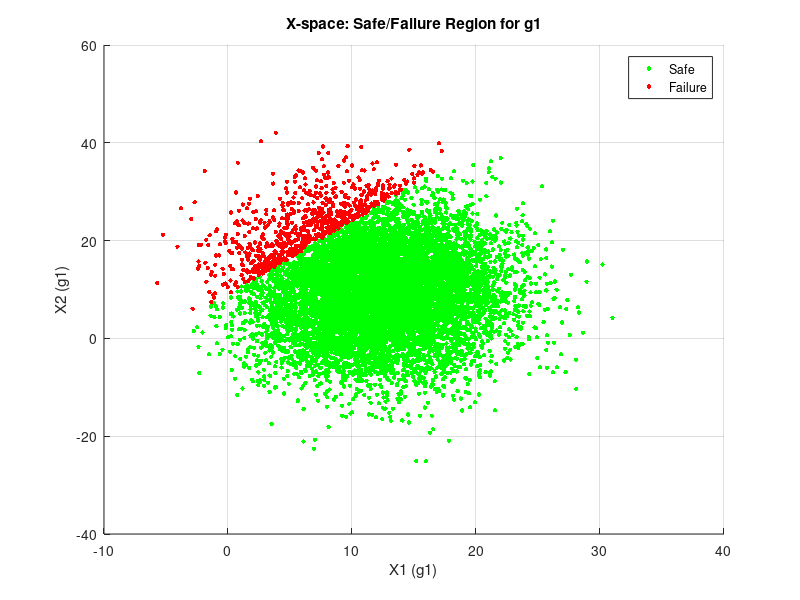
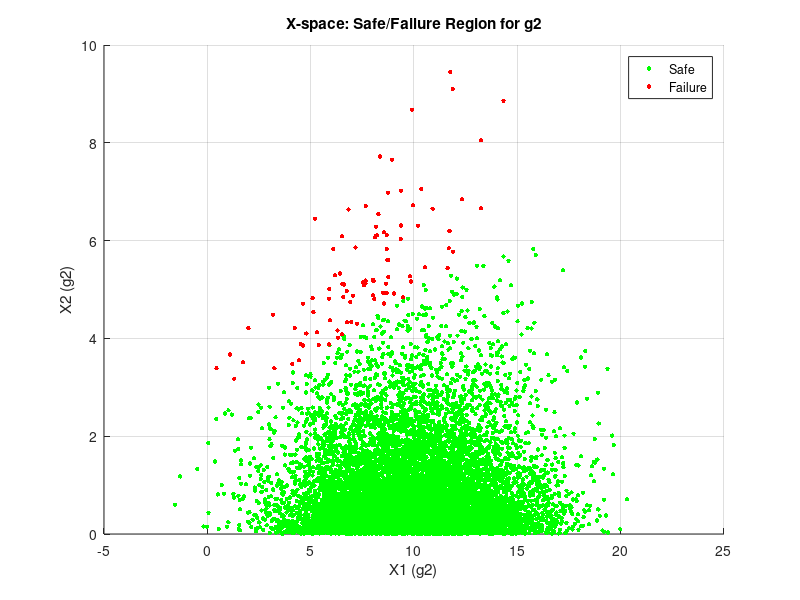
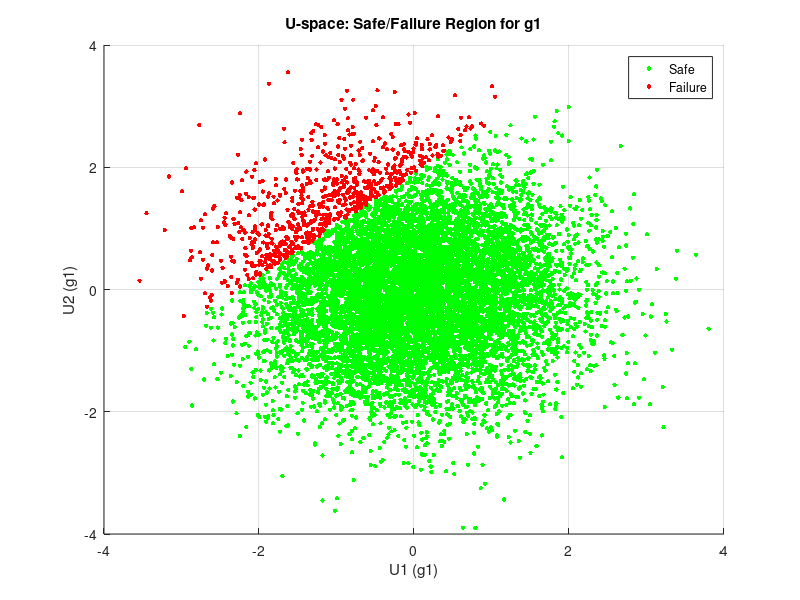
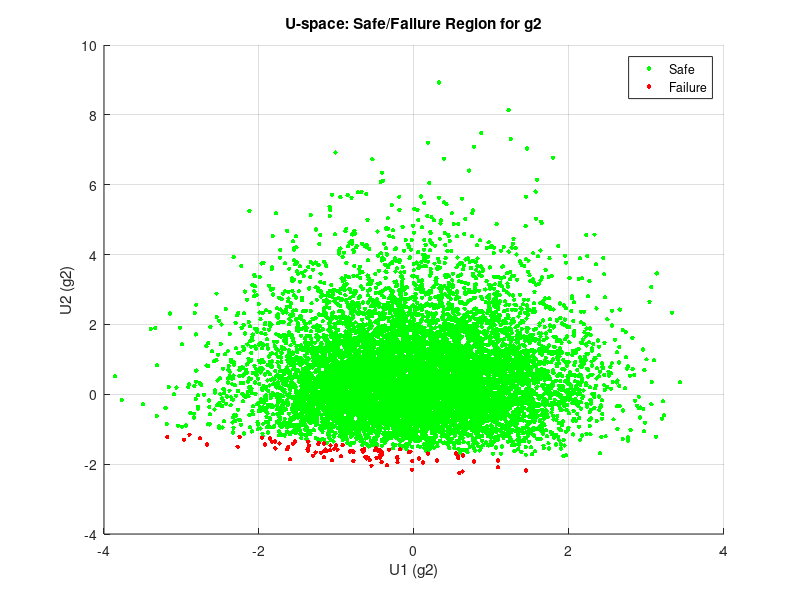

Write MATLAB code to recreate these figures, in order.
% Monte Carlo Simulation Parameters
N = 10000; % Number of simulations

% Parameters for g1: X1 ~ N(12, 5) and X2 ~ N(10, 9)
mu_X1_g1 = 12;
sigma_X1_g1 = 5;
mu_X2_g1 = 10;
sigma_X2_g1 = 9;

% Parameters for g2: X1 ~ N(10, 3) and X2 ~ Exp(1)
mu_X1_g2 = 10;
sigma_X1_g2 = 3;
lambda_X2_g2 = 1; % X2 follows Exp(1), lambda = 1

% Simulate random variables for g1
X1_g1 = normrnd(mu_X1_g1, sigma_X1_g1, N, 1);
X2_g1 = normrnd(mu_X2_g1, sigma_X2_g1, N, 1);

% Simulate random variables for g2
X1_g2 = normrnd(mu_X1_g2, sigma_X1_g2, N, 1);
X2_g2 = exprnd(1/lambda_X2_g2, N, 1); % Exponential distribution

% Limit state functions
g1 = 3 * X1_g1 - 2 * X2_g1 + 18;
g2 = X1_g2.^2 - X2_g2.^3 + 23;

% Define safe and failure regions for g1 and g2
safe_g1 = g1 >= 0;
failure_g1 = g1 < 0;

safe_g2 = g2 >= 0;
failure_g2 = g2 < 0;

% Plotting in X-space (Original Space) for g1
figure;
scatter(X1_g1(safe_g1), X2_g1(safe_g1), 10, 'g', 'filled'); hold on;
scatter(X1_g1(failure_g1), X2_g1(failure_g1), 10, 'r', 'filled');
xlabel('X1 (g1)');
ylabel('X2 (g1)');
title('X-space: Safe/Failure Region for g1');
legend('Safe', 'Failure');
grid on;

% Plotting in X-space (Original Space) for g2
figure;
scatter(X1_g2(safe_g2), X2_g2(safe_g2), 10, 'g', 'filled'); hold on;
scatter(X1_g2(failure_g2), X2_g2(failure_g2), 10, 'r', 'filled');
xlabel('X1 (g2)');
ylabel('X2 (g2)');
title('X-space: Safe/Failure Region for g2');
legend('Safe', 'Failure');
grid on;

% Standardize X1 and X2 (U-space transformation)
U1_g1 = (X1_g1 - mu_X1_g1) / sigma_X1_g1;
U2_g1 = (X2_g1 - mu_X2_g1) / sigma_X2_g1;

U1_g2 = (X1_g2 - mu_X1_g2) / sigma_X1_g2;
U2_g2 = -log(X2_g2); % Exponential to normal space

% Plotting in U-space (Transformed Standard Normal Space) for g1
figure;
scatter(U1_g1(safe_g1), U2_g1(safe_g1), 10, 'g', 'filled'); hold on;
scatter(U1_g1(failure_g1), U2_g1(failure_g1), 10, 'r', 'filled');
xlabel('U1 (g1)');
ylabel('U2 (g1)');
title('U-space: Safe/Failure Region for g1');
legend('Safe', 'Failure');
grid on;

% Plotting in U-space (Transformed Standard Normal Space) for g2
figure;
scatter(U1_g2(safe_g2), U2_g2(safe_g2), 10, 'g', 'filled'); hold on;
scatter(U1_g2(failure_g2), U2_g2(failure_g2), 10, 'r', 'filled');
xlabel('U1 (g2)');
ylabel('U2 (g2)');
title('U-space: Safe/Failure Region for g2');
legend('Safe', 'Failure');
grid on;